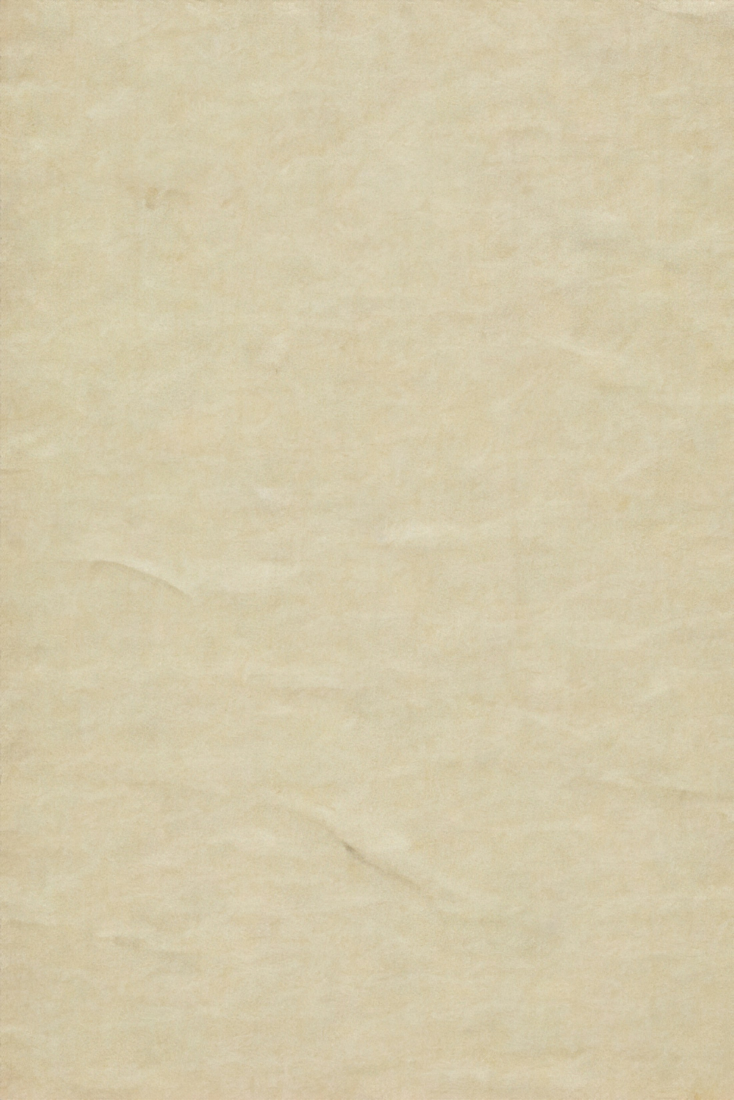
#> input picture refs/texturas/tex1-parchment.jpg, 2200 x 3300 px (shown at 1/3 size)
$ python procesar_extra.py
#> lines starting #> are read from the running program, lines starting #| are printed output that depends on the picture
# -*- coding: utf-8 -*-
"""Texturas terracota y beige para variedad de cards."""
from PIL import Image, ImageOps, ImageEnhance
import os
OUT = "C:/Users/aleja/boda-laura-y-jorge/public"

def hx(h):
    h=h.lstrip("#"); return tuple(int(h[i:i+2],16) for i in (0,2,4))

def duotone(gray, shadow, mid, light):
    lr,lg,lb=[],[],[]
    for i in range(256):
        if i<128:
            t=i/128.0
            r=shadow[0]+(mid[0]-shadow[0])*t; g=shadow[1]+(mid[1]-shadow[1])*t; b=shadow[2]+(mid[2]-shadow[2])*t
        else:
            t=(i-128)/127.0
            r=mid[0]+(light[0]-mid[0])*t; g=mid[1]+(light[1]-mid[1])*t; b=mid[2]+(light[2]-mid[2])*t
        lr.append(int(r)); lg.append(int(g)); lb.append(int(b))
    return gray.point(lr), gray.point(lg), gray.point(lb)

def tint(src,out,shadow,mid,light,contrast=1.0,size=(1400,1980)):
#> called with src = 'tex1-parchment.jpg', out = 'paper-terracotta.jpg', shadow = (143, 70, 48), mid = (184, 91, 63), light = (205, 122, 94), contrast = 1, size = (1400, 1980)
    img=Image.open(src).convert("L")
    if contrast!=1.0: img=ImageEnhance.Contrast(img).enhance(contrast)
    img=ImageOps.autocontrast(img,cutoff=1)
    r,g,b=duotone(img,shadow,mid,light)
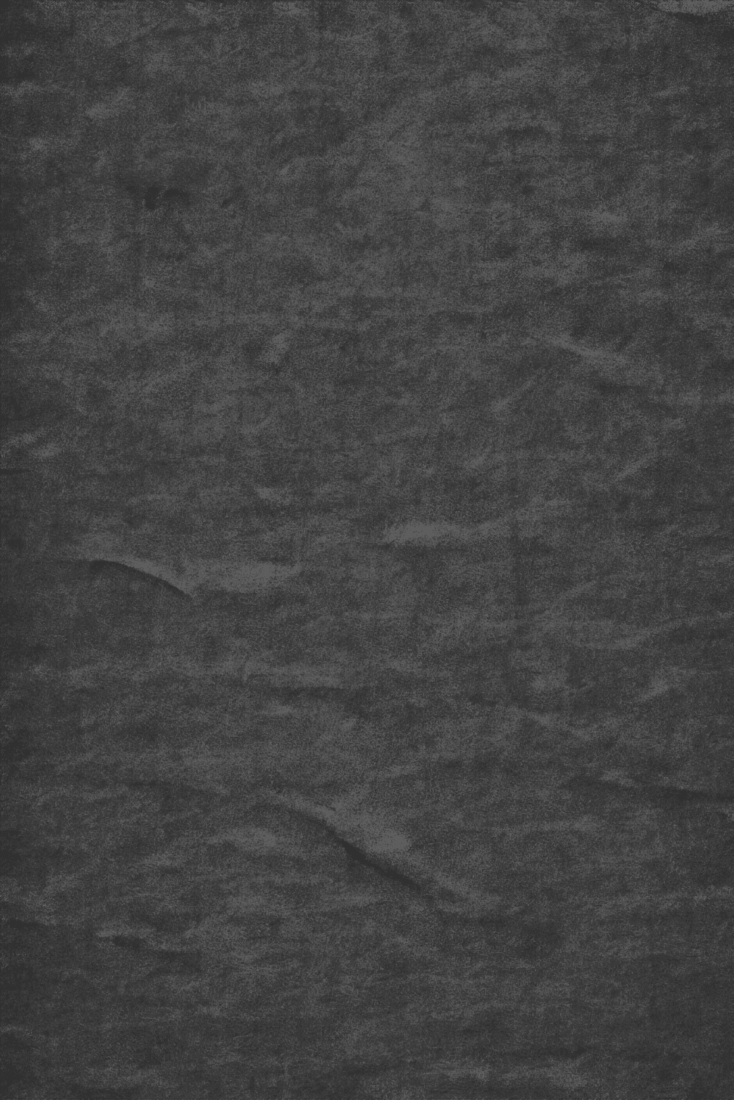
#> b: PIL image 2200x3300 L (shown at 1/3 size); min 48, max 94, mean 66.8
    o=Image.merge("RGB",(r,g,b)).resize(size,Image.LANCZOS)
    o.save(os.path.join(OUT,out),"JPEG",quality=88,optimize=True)
    print(f"  {out} {o.size} {os.path.getsize(os.path.join(OUT,out))//1024}KB")
#|   paper-terracotta.jpg (1400, 1980) 559KB

# Terracota (#b85b3f) - base pergamino con arrugas
tint("tex1-parchment.jpg","paper-terracotta.jpg",
     shadow=hx("8f4630"), mid=hx("b85b3f"), light=hx("cd7a5e"), contrast=1.0)
# Beige (#d9ccb3) - base fibras
tint("tex2-beige.jpg","paper-beige.jpg",
     shadow=hx("c3b493"), mid=hx("d9ccb3"), light=hx("e8dfca"), contrast=1.0)
#> call 2 of tint, with src = 'tex2-beige.jpg', out = 'paper-beige.jpg', shadow = (195, 180, 147), mid = (217, 204, 179), light = (232, 223, 202), contrast = 1, size = (1400, 1980)
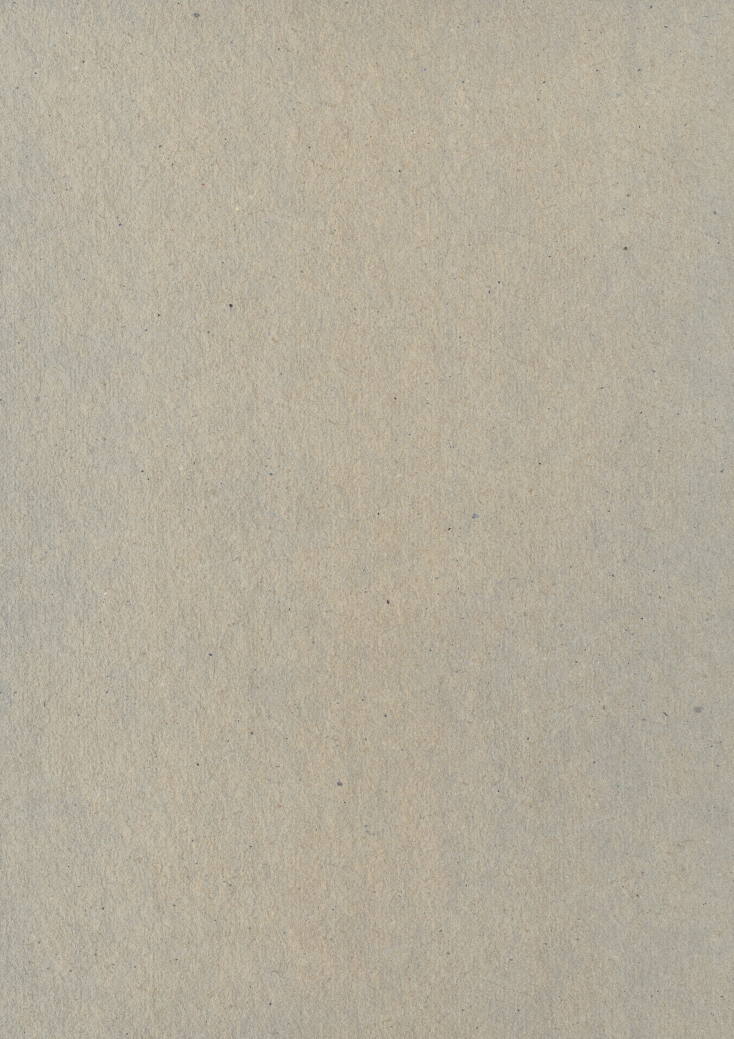
#> input picture refs/texturas/tex2-beige.jpg, 2200 x 3115 px (shown at 1/3 size)
#> in tint (call 2), `img=ImageOps.autocontrast(img,cutoff=1)`:
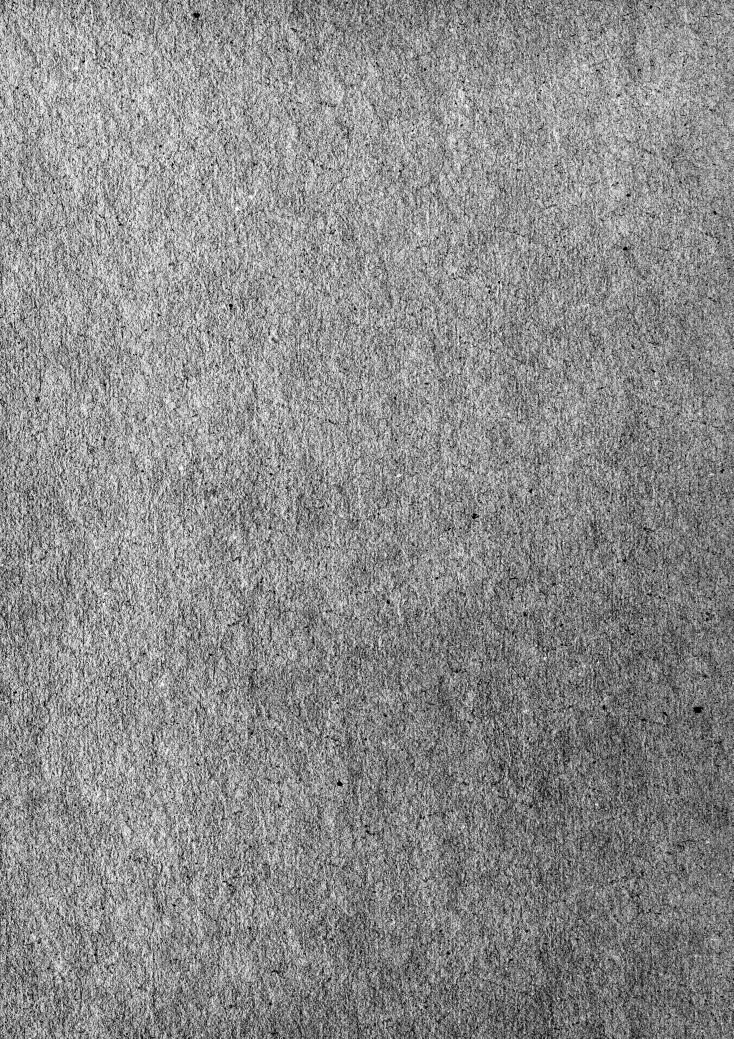
#> img: PIL image 2200x3115 L (shown at 1/3 size); min 0, max 255, mean 139.3
#> in tint (call 2), `r,g,b=duotone(img,shadow,mid,light)`:
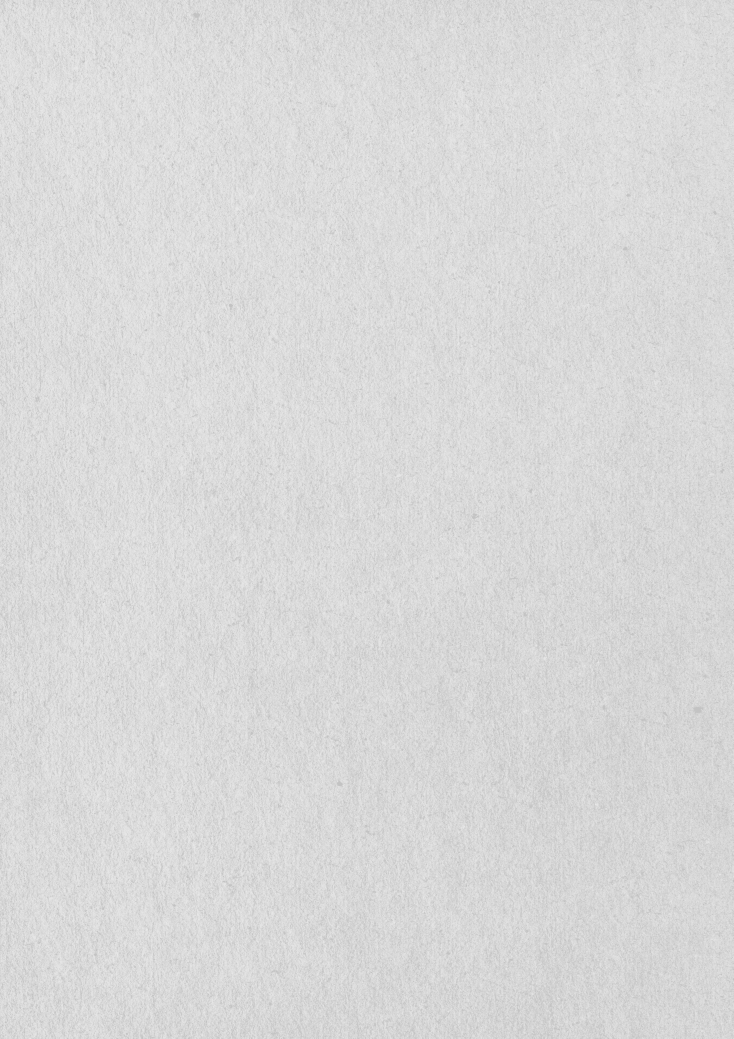
#> r: PIL image 2200x3115 L (shown at 1/3 size); min 195, max 232, mean 216.9
#> in tint (call 2), `o=Image.merge("RGB",(r,g,b)).resize(size,Image.LANCZOS)`:
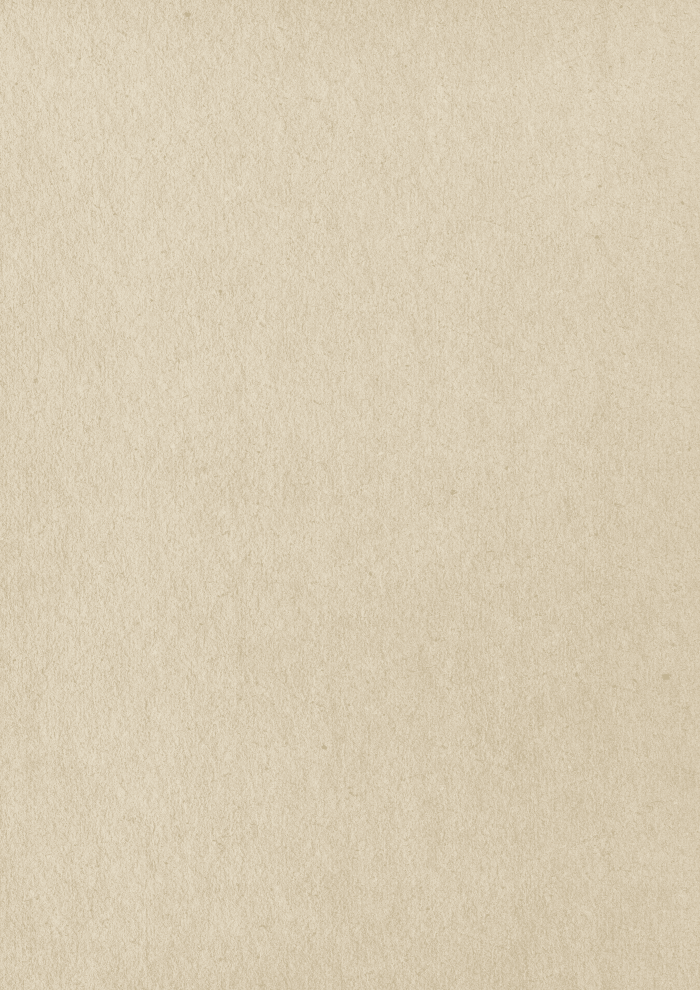
#> o: PIL image 1400x1980 RGB (shown at 1/2 size); mean R, G, B 216.9, 204.4, 179.4
#|   paper-beige.jpg (1400, 1980) 649KB
print("Listo.")
